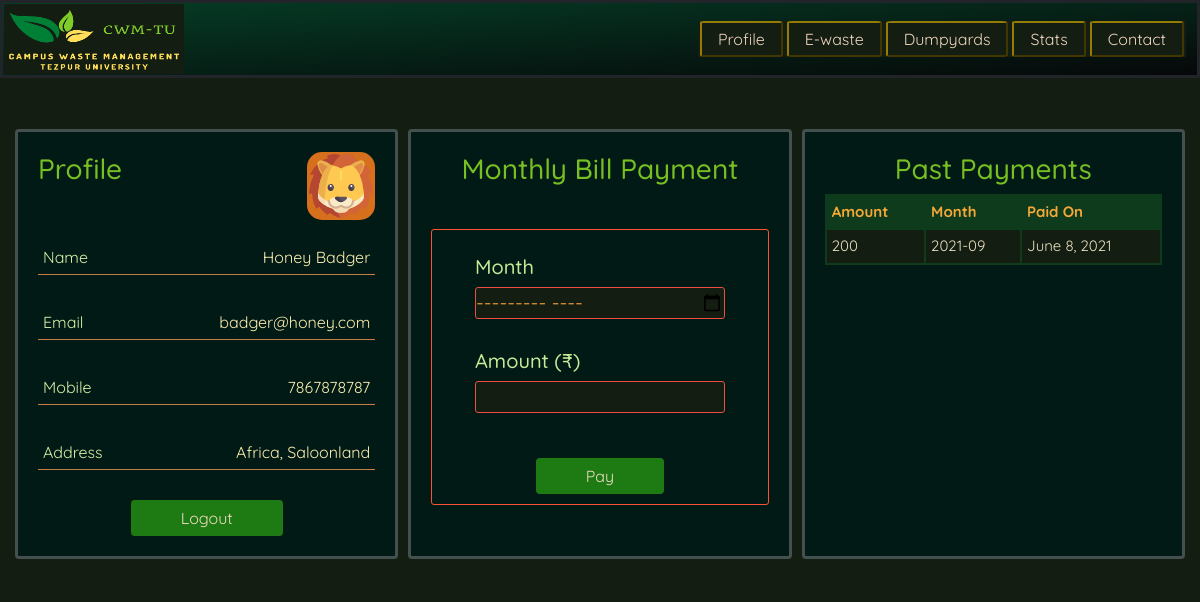
The page /logwaste/profile/ (signed in) on the database as committed earlier.
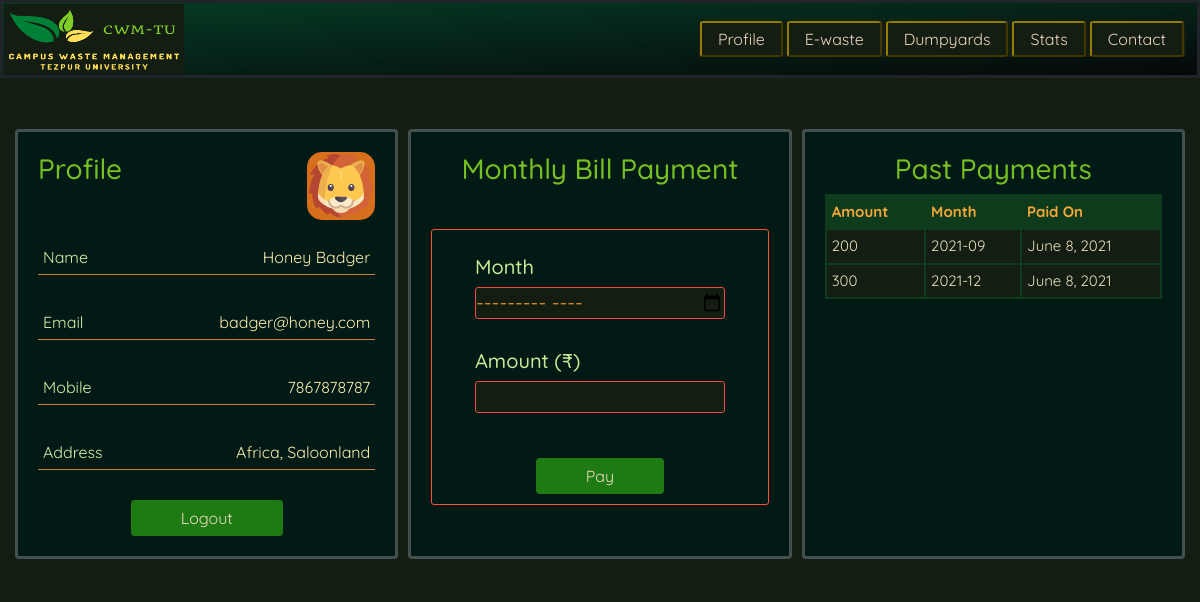
The same page on the database as committed later.
### logwaste/models.py (models this page shows, shortened)
class MyUser(AbstractBaseUser):
    email = models.EmailField(
        verbose_name="email address", max_length=60, unique=True)
    full_name = models.CharField(verbose_name="name", max_length=40)
    mobile = models.CharField(max_length=10, verbose_name="mobile")
    address = models.CharField(max_length=100, verbose_name="address")
    date_joined = models.DateTimeField(
        verbose_name="date joined", auto_now_add=True)
    last_login = models.DateTimeField(verbose_name="last login", auto_now=True)
    is_admin = models.BooleanField(default=False)
    is_active = models.BooleanField(default=True)
    is_staff = models.BooleanField(default=True)
    is_superuser = models.BooleanField(default=False)
    USERNAME_FIELD = "email"
    REQUIRED_FIELDS = ['full_name', 'mobile', 'address']
    objects = MyUserManager()

class Bills(models.Model):
    bill_id = models.IntegerField()
    bill_amount = models.IntegerField()
    bill_month = models.CharField(max_length=10)
    bill_date = models.DateField()

### logwaste/views.py (the view, shortened to what this page needs)
# urls.py: path('profile/', views.profile),
def profile(request):
    if request.user.is_superuser:
        cursor = connection.cursor()
        cursor.execute(
            "SELECT logwaste_myuser.id,logwaste_myuser.full_name, logwaste_bills.bill_amount, logwaste_bills.bill_month, logwaste_bills.bill_date FROM logwaste_myuser JOIN logwaste_bills ON logwaste_myuser.id=logwaste_bills.bill_id")
        data = dictfetchall(cursor)
        print(data)
        ew = request.user
        return render(request, 'profile.html', {'ew': ew, 'data': data})
    elif request.user.is_authenticated:
        data = Bills.objects.filter(bill_id=request.user.id)
        ew = request.user
        return render(request, 'profile.html', {'ew': ew, 'data': data})
    else:
        return HttpResponseRedirect('/logwaste/logins/')

### templates/profile.html (shortened to what this page needs)
{% extends 'base.html' %}
{% load static %}
{% block style %}
<link rel="stylesheet" href="{% static 'css/profiles.css' %}">
{% endblock style %}
{% block rest %}
<div class="rest">
    {% if request.user.is_superuser %}
    <div class="lefts">
        <div class="left">
            <div class="down">
                <h3>Say what</h3>
            </div>
        </div>
        <div class="left">
            <h3>Create Superuser</h3>
            <h3>Update Dumpyards</h3>
            <h3>Update Stats</h3>
        </div>
    </div>
    <div class="left2">
        <h2 class="hh1">Payments Received</h2>
        <table id="customers">
            <th>UserID</th>
            <th>Name</th>
            <th>Amount</th>
            <th>Month</th>
            <th>Paid On</th>
            <tr>
                {% for data in data %}
                <td>{{data.id}}</td>
                <td>{{data.full_name}}</td>
                <td>{{data.bill_amount}}</td>
                <td>{{data.bill_month}}</td>
                <td>{{data.bill_date}}</td>
            </tr>
            {% endfor %}
        </table>
    </div>
    {% else %}
    <div class="left">
        <div class="up">
            <div class="pics">
                <h2>Profile</h2>
                {% if ew.full_name.0 < 'F' %} <img src="{% static 'images/fox.png' %}" class="img1">
                    {% elif ew.full_name.0 < 'L' %} <img src="{% static 'images/lion.png' %}" class="img1">
                        {% elif ew.full_name.0 < 'R' %} <img src="{% static 'images/penguin.png' %}" class="img1">
                            {% else %}
                            <img src="{% static 'images/owl.png' %}" class="img1">
                            {% endif %}
            </div>
            <div class="here">
                <div class="there">Name</div>
                <div class="fetch">{{ew.full_name}}</div>
            </div>
            <div class="here">
                <div class="there">Email</div>
                <div class="fetch">{{ew.email}}</div>
            </div>
            <div class="here">
                <div class="there">Mobile</div>
                <div class="fetch">{{ew.mobile}}</div>
            </div>
            <div class="here">
                <div class="there">Address</div>
                <div class="fetch">{{ew.address}}</div>
            </div>
        </div>
        <div class="down">
            <a href="{% url 'logout' %}"><button class="buttoned">Logout</button></a>
        </div>
    </div>
    <div class="left1">
        <h2 class="hh">Monthly Bill Payment</h2>
        <div class="oranges">
            <form action="" method="POST">
                <div class="some">
                    <div class="it">
                        <h5>Month</h5>
                        <input type="month" id="month" name="month" class="bg" required><br>
                    </div>
                    <div class="it">
                        <h5>Amount (₹)</h5>
                        <input type="text" id="amount" name="amount" class="bg" required><br>
                    </div>
                    <div class="keep">
                        <input type="submit" value="Pay" class="buttoned">
                    </div>
                </div>
            </form>
        </div>
    </div>
    <div class="left2">
        <h2 class="hh1">Past Payments</h2>
        <table id="customers">
            <th>Amount</th>
            <th>Month</th>
            <th>Paid On</th>
            <tr>
                {% for data in data %}
                <td>{{data.bill_amount}}</td>
                <td>{{data.bill_month}}</td>
                <td>{{data.bill_date}}</td>
            </tr>
            {% endfor %}
        </table>
    </div>
    {% endif %}
</div>
{% endblock rest %}

### templates/base.html (shortened to what this page needs)
<!DOCTYPE html>
{% load static %}
<html lang="en">
<head>
    <link href="https://cdn.jsdelivr.net/npm/bootstrap@5.0.0/dist/css/bootstrap.min.css" rel="stylesheet"
>
    {% block style %}{% endblock style %}
</head>
<body>
    <div class="full">
        <div class="navbar">
            <div class="logo">
                <a href="/"><img class="logo" src="{% static 'images/Green Leaf Logo.png' %}"></a>
            </div>
            <div class="five">
                {% if request.user.is_authenticated %}
                <div class="navbuttons">
                    <a href="/logwaste/profile"><button class="button">Profile</button></a>
                </div>
                {% else %}
                <div class="navbuttons">
                    <a href="/logwaste/logins"><button class="button">Login</button></a>
                </div>
                {% endif %}
                <div class="navbuttons">
                    <a href="/logwaste/ewastes"><button class="button">E-waste</button></a>
                </div>
                <div class="navbuttons">
                    <a href="/dumpstatcontact/dumps"><button class="button">Dumpyards</button></a>
                </div>
                <div class="navbuttons">
                    <a href="/dumpstatcontact/stats"><button class="button">Stats</button></a>
                </div>
                <div class="navbuttons">
                    <a href="/dumpstatcontact/contacts"><button class="button">Contact</button></a>
                </div>
            </div>
        </div>
        {% block rest %}{% endblock rest %}
    </div>
</body>
</html>

### static/css/profiles.css (style rules this page uses)
* { background-color: #141D11; box-sizing: border-box; margin: 0; padding: 0; }
.full { display: flex; flex-direction: column; }
.navbar { display: flex; flex-direction: row; justify-content: space-between; padding: 1px; background-image: linear-gradient(to bottom right, rgb(5, 61, 38) , rgb(6,8,9)); border-style: solid; }
.logo { height: 70px; width: 180px; align-self:center; }
.five { display: flex; flex-direction: row; align-self: center; background-color: rgb(92, 30, 30); margin-right: 10px; }
.button { font-family: 'Quicksand', sans-serif; color: rgba(253, 226, 204, 0.932); font-size: 16px; background-color: #141D11; margin-right: 2px; margin-left: 2px; padding: 4px 16px; border-width: 2px; border-color: rgb(151, 124, 3); border-radius: 5%; transition-duration: 0.2s; cursor: pointer; }
.rest { display: flex; flex-direction: row; color: aliceblue; padding: 10px; margin-top: 3%; }
.left, .left1, .left2 { display: flex; flex: 1; flex-direction: column; border-style:solid; border-width:3px; border-color: rgb(68, 80, 80); padding: 20px; margin: 5px; border-radius: 4px; background-color: rgb(2, 26, 21); }
.up { display: flex; flex-direction: column; background-color: rgb(2, 26, 21); }
.some { display: flex; flex-direction: column; margin-top:50px; padding: 10px; margin-top: 35px; border-width: 1px; border-style: solid; border-color: rgb(250, 83, 53); border-radius: 3px; background-color: rgb(2, 26, 21); }
.it { align-self: center; padding: 15px; background-color: rgb(2, 26, 21); }
.down { display: flex; flex-direction: row; justify-content:center; background-color: rgb(2, 26, 21); margin-top: 20px; }
.here { font-family: 'Quicksand', sans-serif; border-bottom-color: rgb(192, 128, 67); border-bottom-width: 1px; border-bottom-style:solid; display: flex; flex-direction: row; justify-content: space-between; margin-top: 20px; margin-bottom: 10px; padding: 5px; font-size: 16px; color: rgb(252, 238, 176); background-color: rgb(2, 26, 21); }
.pics { display: flex; flex-direction: row; justify-content: space-between; background-color: rgb(2, 26, 21); }
.there { font-family: 'Quicksand', sans-serif; color:rgb(215, 241, 169); background-color: rgb(2, 26, 21); }
.fetch { background-color: rgb(2, 26, 21); }
h2 { color:#77c023; font-size: 28px; font-family: 'Quicksand', sans-serif; background-color: rgb(2, 26, 21); }
.hh { color:#77c023; font-size: 28px; font-family: 'Quicksand', sans-serif; align-self: center; background-color: rgb(2, 26, 21); }
.hh1 { color:#77c023; font-size: 28px; font-family: 'Quicksand', sans-serif; align-self: center; background-color: rgb(2, 26, 21); }
h5 { align-self: center; font-family: 'Quicksand', sans-serif; color:#c4ec96; font-size: 20px; background-color: rgb(2, 26, 21); }
.oranges { background-color: rgb(2, 26, 21); }
.keep { display: flex; flex-direction: column; margin-top: 30px; background-color: rgb(2, 26, 21); }
.buttoned { font-family: 'Quicksand', sans-serif; color: rgba(253, 226, 204, 0.932); font-size: 16px; background-color: rgb(30, 122, 18); padding: 4px 48px; border-radius: 4px; border-style: solid; border-color: rgb(30, 122, 18); transition-duration: 0.3s; cursor: pointer; align-self: center; }
.img1 { padding:2px; background-color:#d7701d; border-radius:15px; }
.bg { background-color: #141D11; color: rgb(235, 155, 50); font-size: 20px; border-style: solid; border-color: rgb(238, 77, 65); border-width: 1px; border-radius: 3px; font-family: 'Quicksand', sans-serif; width:250px; }
#customers { font-family: 'Quicksand', sans-serif; border-collapse: collapse; width: 100%; font-size:15px; color:#e8e0be; }
#customers td, #customers th { border: 2px solid #0d3b1c; padding: 5px; }
#customers tr:nth-child(even) { background-color: #f2f2f2; }
#customers th { padding-top: 5px; padding-bottom: 5px; text-align: left; background-color: #0d3b1c; color: #f5a838; }

Rows that differ between the two databases and show on the page:
added Bills: bill_amount "300", bill_month "2021-12", bill_date "June 8, 2021"
